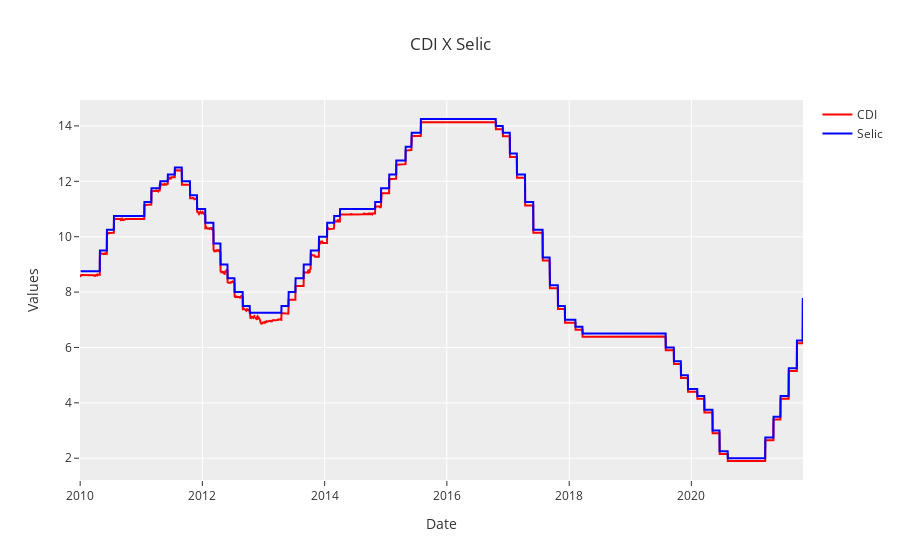

The cell this chart's notebook holds for it:
### Code cell
ts.line_plot(dfs = [[cdi, 'CDI', 'red'],
                    [selic, 'Selic', 'blue']

                   ],
              xtitle = 'Date',
              ytitle = 'Values',
              title = 'CDI X Selic', 
              template='ggplot2'
)

### Figure 1 — Plotly figure (JSON) as saved in the notebook; plotly's stock layout.template omitted (floating-point values rounded to 4 significant figures; data arrays with more than 128 entries replaced by an {"elided": "..."} marker saying what was removed)
{"data": [{"line": {"color": "red"}, "name": "CDI", "type": "scatter", "x": {"elided": "2972 str values"}, "y": {"elided": "2972 float values"}}, {"line": {"color": "blue"}, "name": "Selic", "type": "scatter", "x": {"elided": "2971 str values"}, "y": {"elided": "2971 float values"}}], "layout": {"title": {"text": "CDI X Selic"}, "xaxis": {"rangeslider": {"visible": false}, "title": {"text": "Date"}}, "yaxis": {"title": {"text": "Values"}}}}
